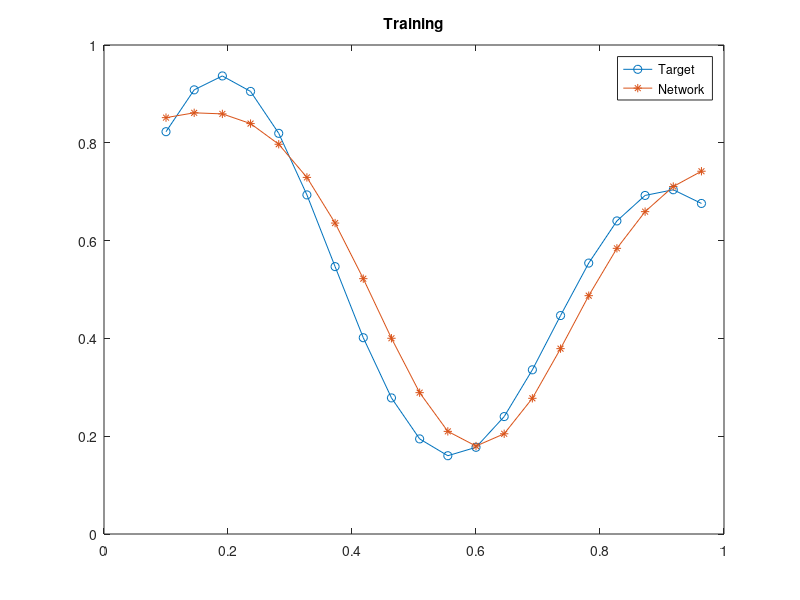
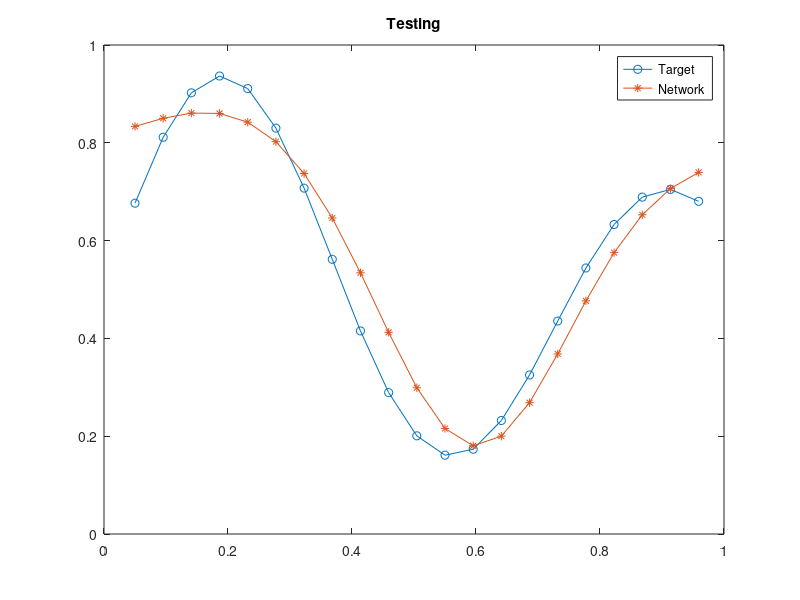

MATLAB code for these plots, in order:
clear;
clc;
close all;
x = 0.1:1/22:1;
target = (1 + 0.6*sin(2*pi*x/0.7) + 0.3*sin(2*pi*x))/2;
epoch = 5000;
eta = 0.05;

%% Hidden neurons: fixed centers and widths
c1 = 0.20;
r1 = 0.15;
c2 = 0.60;
r2 = 0.15;

%% Output weights and bias
w11_2 = rand(1);
w21_2 = rand(1);
b1_2 = 0;

%% Training
for j = 1:epoch
    for i = 1:length(x)
        % Gaussian hidden neurons
        y1_1 = exp(-(x(i)-c1)^2/(2*r1^2));
        y2_1 = exp(-(x(i)-c2)^2/(2*r2^2));

        % Linear output neuron
        v1_2 = y1_1*w11_2 + y2_1*w21_2 + b1_2;
        y1_2 = v1_2;

        % Error and output delta
        e = target(i) - y1_2;
        delta1_2 = e;

        % Update only the output layer
        w11_2 = w11_2 + eta*delta1_2*y1_1;
        w21_2 = w21_2 + eta*delta1_2*y2_1;
        b1_2 = b1_2 + eta*delta1_2;
    end
end

%% Training predictions with the final weights
y_mokymas = zeros(size(x));
for i = 1:length(x)
    y1_1 = exp(-(x(i)-c1)^2/(2*r1^2));
    y2_1 = exp(-(x(i)-c2)^2/(2*r2^2));
    y_mokymas(i) = y1_1*w11_2 + y2_1*w21_2 + b1_2;
end
figure;
plot(x, target, '-o');
hold on;
plot(x, y_mokymas, '-*');
legend('Target', 'Network');
title('Training');

%% Testing: no weight updates
x_naujas = 0.05:1/22:1;
target_naujas = (1 + 0.6*sin(2*pi*x_naujas/0.7) + 0.3*sin(2*pi*x_naujas))/2;
Y = zeros(size(x_naujas));
for i = 1:length(x_naujas)
    y1_1 = exp(-(x_naujas(i)-c1)^2/(2*r1^2));
    y2_1 = exp(-(x_naujas(i)-c2)^2/(2*r2^2));
    v1_2 = y1_1*w11_2 + y2_1*w21_2 + b1_2;
    y1_2 = v1_2;
    Y(i) = y1_2;
end
figure;
plot(x_naujas, target_naujas, '-o');
hold on;
plot(x_naujas, Y, '-*');
legend('Target', 'Network');
title('Testing');
fprintf('Test MSE: %.6f\n', mean((target_naujas-Y).^2));
